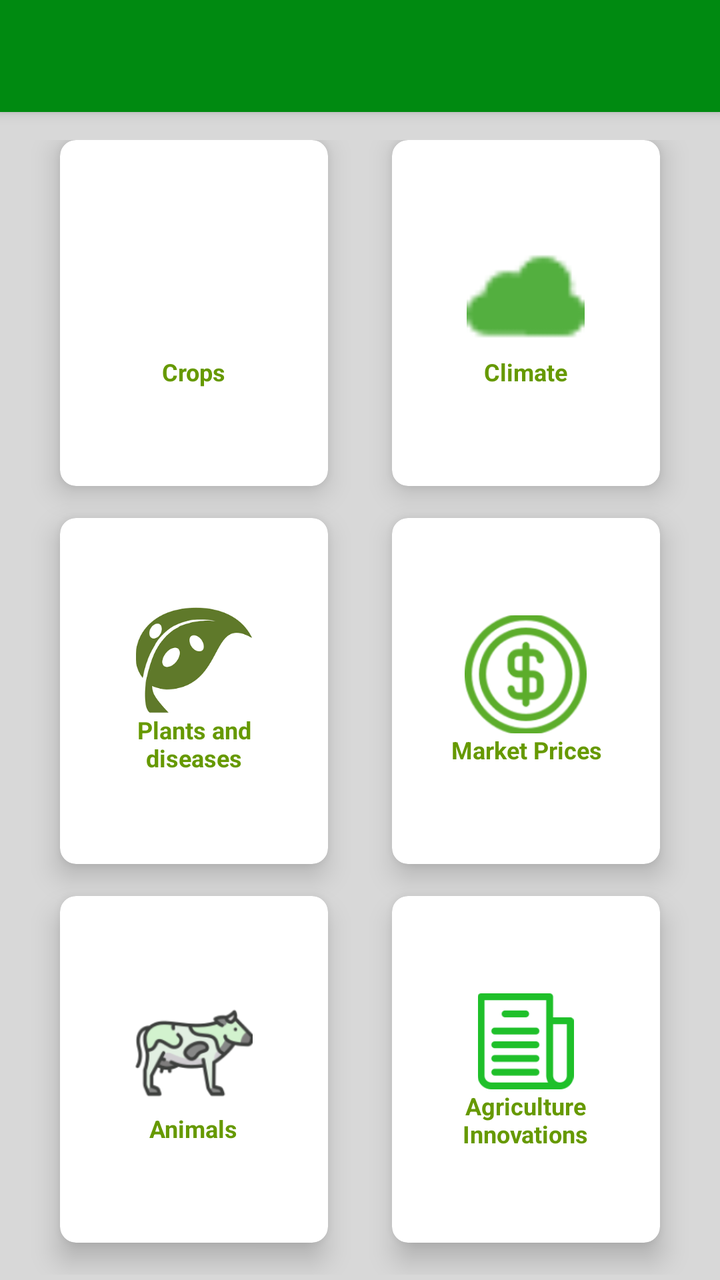
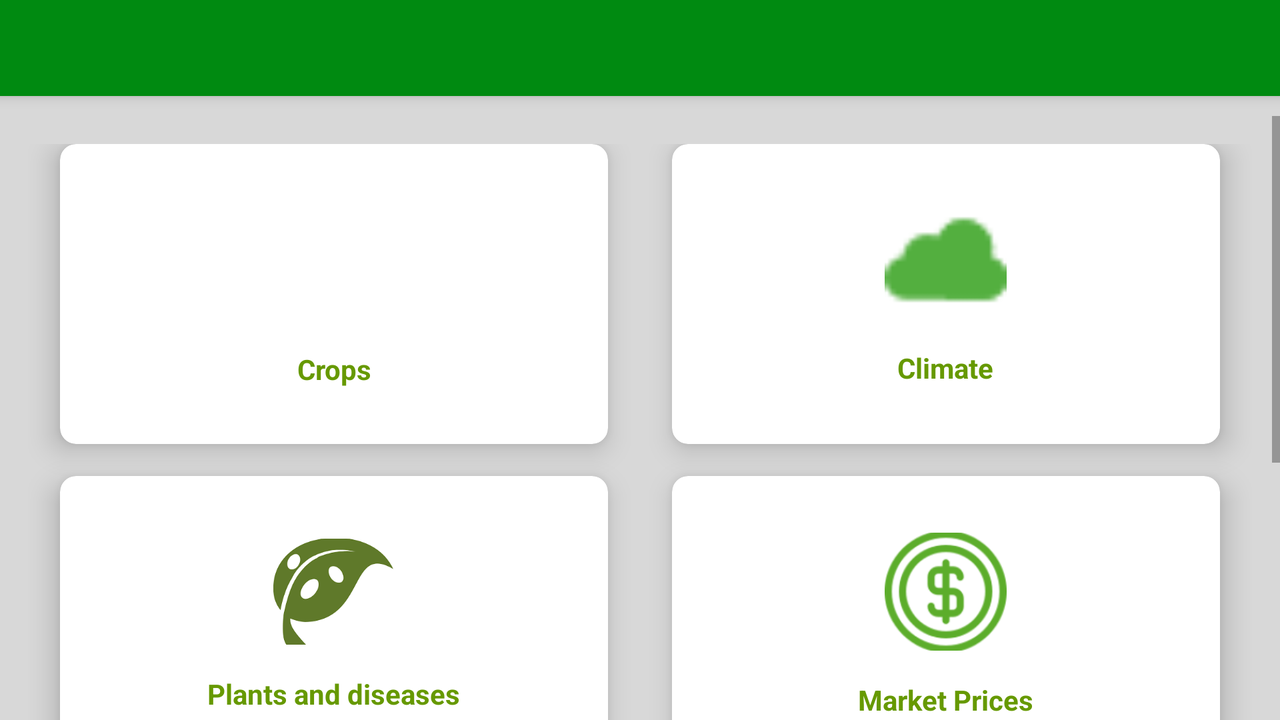

The same Android screen from two of the app's own layout files: first res/layout/ as a phone draws it, then the repository's variant for another configuration, drawn on a device whose configuration selects that folder. Both files follow.
<!-- AndroidManifest.xml: application theme AppTheme -->
<!-- res/layout/home_layout.xml -->
<?xml version="1.0" encoding="utf-8"?>
<LinearLayout xmlns:android="http://schemas.android.com/apk/res/android"
    android:layout_width="match_parent"
    android:layout_height="match_parent"
    xmlns:app="http://schemas.android.com/apk/res-auto"
    android:orientation="vertical"
    android:weightSum="10"
    android:background="#D8D8D8">

    <include
        layout="@layout/main_toolbar"/>

    <GridLayout
        android:id="@+id/mainGrid"
        android:layout_width="match_parent"
        android:layout_height="match_parent"
        android:layout_weight="8"
        android:alignmentMode="alignMargins"
        android:columnCount="2"
        android:padding="14dp"
        android:rowCount="3">
        
        <android.support.v7.widget.CardView
            android:layout_width="0dp"
            android:layout_height="0dp"
            android:layout_rowWeight="1"
            android:layout_columnWeight="1"
            android:layout_marginLeft="16dp"
            android:layout_marginRight="16dp"
            android:layout_marginBottom="16dp"
            app:cardCornerRadius="8dp"
            app:cardElevation="8dp"
            android:id="@+id/cropId">0dp

            <LinearLayout
                android:layout_width="wrap_content"
                android:layout_height="wrap_content"
                android:layout_gravity="center_horizontal|center_vertical"
                android:layout_margin="16dp"
                android:orientation="vertical">

                <ImageView
                    android:layout_width="61dp"
                    android:layout_height="59dp"
                    android:layout_gravity="center_horizontal"
                    android:src="@drawable/vegetale" />

        layout="@layout/ma
                <TextView
                    android:layout_width="wrap_content"
                    android:layout_height="wrap_content"
                    android:text="@string/vegetale"
                    android:textAlignment="center"
                    android:layout_gravity="center_horizontal"
                    android:textColor="@android:color/holo_green_dark"
                    android:textSize="12sp"
                    android:textStyle="bold" />
            </LinearLayout>
        </android.support.v7.widget.CardView>
        <android.support.v7.widget.CardView
            android:layout_width="0dp"
            android:layout_height="0dp"
            android:layout_rowWeight="1"
            android:layout_columnWeight="1"
            android:layout_marginLeft="16dp"
            android:layout_marginRight="16dp"
            android:layout_marginBottom="16dp"
            app:cardCornerRadius="8dp"
            app:cardElevation="8dp"
            android:id="@+id/action_weather">

            <LinearLayout
                android:layout_width="wrap_content"
                android:layout_height="wrap_content"
                android:layout_gravity="center_horizontal|center_vertical"
                android:layout_margin="16dp"
                android:orientation="vertical">

                <ImageView
                    android:layout_width="61dp"
                    android:layout_height="59dp"
                    android:layout_gravity="center_horizontal"
                    android:src="@drawable/climate" />

                <TextView
                    android:layout_width="wrap_content"
                    android:layout_height="wrap_content"
                    android:text="@string/climate"
                    android:textAlignment="center"
                    android:layout_gravity="center_horizontal"
                    android:textColor="@android:color/holo_green_dark"
                    android:textSize="12sp"
                    android:textStyle="bold" />
            </LinearLayout>
        </android.support.v7.widget.CardView>
        <android.support.v7.widget.CardView
            android:layout_width="0dp"
            android:layout_height="0dp"
            android:layout_rowWeight="1"
            android:layout_columnWeight="1"
            android:layout_marginLeft="16dp"
            android:layout_marginRight="16dp"
            android:layout_marginBottom="16dp"
            app:cardCornerRadius="8dp"
            app:cardElevation="8dp">

            <LinearLayout
                android:layout_width="wrap_content"
                android:layout_height="wrap_content"
                android:layout_gravity="center_horizontal|center_vertical"
                android:layout_margin="16dp"
                android:orientation="vertical">

                <ImageView
                    android:layout_width="60dp"
                    android:layout_height="53dp"
                    android:layout_gravity="center_horizontal"
                    android:src="@drawable/disease" />

                <TextView
                    android:layout_width="wrap_content"
                    android:layout_height="wrap_content"
                    android:text="@string/diseases"
                    android:textAlignment="center"
                    android:layout_gravity="center_horizontal"
                    android:textColor="@android:color/holo_green_dark"
                    android:textSize="12sp"
                    android:textStyle="bold" />
            </LinearLayout>
        </android.support.v7.widget.CardView>
        <android.support.v7.widget.CardView
            android:layout_width="0dp"
            android:layout_height="0dp"
            android:layout_rowWeight="1"
            android:layout_columnWeight="1"
            android:layout_marginLeft="16dp"
            android:layout_marginRight="16dp"
            android:layout_marginBottom="16dp"
            app:cardCornerRadius="8dp"
            app:cardElevation="8dp">

            <LinearLayout
                android:layout_width="wrap_content"
                android:layout_height="wrap_content"
                android:layout_gravity="center_horizontal|center_vertical"
                android:layout_margin="16dp"
                android:orientation="vertical">

                <ImageView
                    android:layout_width="61dp"
                    android:layout_height="59dp"
                    android:layout_gravity="center_horizontal"
                    android:src="@drawable/price"
                    android:scaleType="centerCrop"/>

                <TextView
                    android:layout_width="wrap_content"
                    android:layout_height="wrap_content"
                    android:text="@string/marketPrice"
                    android:textAlignment="center"
                    android:layout_gravity="center_horizontal"
                    android:textColor="@android:color/holo_green_dark"
                    android:textSize="12sp"
                    android:textStyle="bold" />
            </LinearLayout>
        </android.support.v7.widget.CardView>
        <android.support.v7.widget.CardView
            android:layout_width="0dp"
            android:layout_height="0dp"
            android:layout_rowWeight="1"
            android:layout_columnWeight="1"
            android:layout_marginLeft="16dp"
            android:layout_marginRight="16dp"
            android:layout_marginBottom="16dp"
            app:cardCornerRadius="8dp"
            app:cardElevation="8dp">

            <LinearLayout
                android:layout_width="wrap_content"
                android:layout_height="wrap_content"
                android:layout_gravity="center_horizontal|center_vertical"
                android:layout_margin="16dp"
                android:orientation="vertical">

                <ImageView
                    android:layout_width="61dp"
                    android:layout_height="59dp"
                    android:layout_gravity="center_horizontal"
                    android:src="@drawable/animal" />

                <TextView
                    android:layout_width="wrap_content"
                    android:layout_height="wrap_content"
                    android:text="@string/animal"
                    android:textAlignment="center"
                    android:layout_gravity="center_horizontal"
                    android:textColor="@android:color/holo_green_dark"
                    android:textSize="12sp"
                    android:textStyle="bold" />
            </LinearLayout>
        </android.support.v7.widget.CardView>
        <android.support.v7.widget.CardView
            android:layout_width="0dp"
            android:layout_height="0dp"
            android:layout_rowWeight="1"
            android:layout_columnWeight="1"
            android:layout_marginLeft="16dp"
            android:layout_marginRight="16dp"
            android:layout_marginBottom="16dp"
            app:cardCornerRadius="8dp"
            app:cardElevation="8dp">

            <LinearLayout
                android:layout_width="111dp"
                android:layout_height="76dp"
                android:layout_gravity="center_horizontal|center_vertical"
                android:layout_margin="16dp"
                android:orientation="vertical">

                <ImageView
                    android:layout_width="49dp"
                    android:layout_height="48dp"
                    android:layout_gravity="center_horizontal"
                    android:src="@drawable/articles" />

                <TextView
                    android:layout_width="wrap_content"
                    android:layout_height="wrap_content"
                    android:layout_gravity="center_horizontal"
                    android:text="@string/innovations"
                    android:textAlignment="center"
                    android:textColor="@android:color/holo_green_dark"
                    android:textSize="12sp"
                    android:textStyle="bold" />
            </LinearLayout>
        </android.support.v7.widget.CardView>


    </GridLayout>
</LinearLayout>
<!-- res/layout/main_toolbar.xml (included above) -->
<?xml version="1.0" encoding="utf-8"?>
<android.support.v7.widget.Toolbar xmlns:android="http://schemas.android.com/apk/res/android"
    android:layout_width="match_parent"
    android:layout_height="?attr/actionBarSize"
    android:elevation="4dp"
    android:background="@color/colorPrimary"
    android:theme="@style/ThemeOverlay.AppCompat.Dark.ActionBar"
    android:id="@+id/main_toolbar">

</android.support.v7.widget.Toolbar>
<!-- resources referenced by this layout -->
<resources>
  <color name="colorPrimary">#FF008A11</color>
  <!-- drawable animal: png bitmap (drawable, 12654 bytes) -->
  <!-- drawable articles: png bitmap (drawable, 1866 bytes) -->
  <!-- drawable climate: png bitmap (drawable, 701 bytes) -->
  <!-- drawable disease: png bitmap (drawable, 4022 bytes) -->
  <!-- drawable price: png bitmap (drawable, 13052 bytes) -->
  <string name="animal">Animals</string>
  <string name="climate">Climate</string>
  <string name="diseases">Plants and diseases</string>
  <string name="innovations">Agriculture Innovations</string>
  <string name="marketPrice">Market Prices</string>
  <string name="vegetale">Crops</string>
  <style name="AppTheme" parent="Theme.AppCompat.Light.NoActionBar">
          
          <item name="colorPrimary">@color/colorPrimary</item>
          <item name="colorPrimaryDark">@color/colorPrimaryDark</item>
          <item name="colorAccent">@color/colorAccent</item>
      </style>
  <color name="colorPrimaryDark">#001800</color>
  <color name="colorAccent">#396343</color>
</resources>
<!-- res/layout-land/home_layout.xml (the repository's variant of the layout above) -->
<!-- drawn on the phone turned sideways -->
<?xml version="1.0" encoding="utf-8"?>
<LinearLayout xmlns:android="http://schemas.android.com/apk/res/android"
    android:layout_width="match_parent"
    android:layout_height="match_parent"
    xmlns:app="http://schemas.android.com/apk/res-auto"
    android:orientation="vertical"
    android:weightSum="10"
    android:background="#D8D8D8">

    <include
        layout="@layout/main_toolbar"/>

    <ScrollView
        android:layout_width="match_parent"
        android:layout_height="match_parent"
        android:layout_marginTop="10dp">
        <GridLayout
            android:id="@+id/mainGrid"
            android:layout_width="match_parent"
            android:layout_height="match_parent"
            android:layout_weight="8"
            android:alignmentMode="alignMargins"
            android:columnCount="2"
            android:padding="14dp"
            android:rowCount="3">
            
            <android.support.v7.widget.CardView
                android:layout_width="40dp"
                android:layout_height="150dp"
                android:layout_rowWeight="1"
                android:layout_columnWeight="1"
                android:layout_marginLeft="16dp"
                android:layout_marginRight="16dp"
                android:layout_marginBottom="16dp"
                android:foreground="?attr/selectableItemBackground"
                android:clickable="true"
                app:cardCornerRadius="8dp"
                app:cardElevation="8dp"
                android:id="@+id/cropId"
                android:background="@drawable/ripple_effect">

                <LinearLayout
                    android:layout_width="wrap_content"
                    android:layout_height="wrap_content"
                    android:layout_gravity="center_horizontal|center_vertical"
                    android:layout_margin="16dp"
                    android:orientation="vertical">

                    <ImageView
                        android:layout_width="80dp"
                        android:layout_height="60dp"
                        android:scaleType="centerCrop"
                        android:layout_gravity="center"
                        android:src="@drawable/vegetale" />

                    <TextView
                        android:layout_width="wrap_content"
                        android:layout_height="wrap_content"
                        android:layout_marginTop="15dp"
                        android:textSize="14dp"
                        android:text="@string/vegetale"
                        android:textAlignment="center"
                        android:layout_gravity="center_horizontal"
                        android:textColor="@android:color/holo_green_dark"
                        android:textStyle="bold" />
                </LinearLayout>
            </android.support.v7.widget.CardView>
            <android.support.v7.widget.CardView
                android:layout_width="40dp"
                android:layout_height="150dp"
                android:layout_rowWeight="1"
                android:layout_columnWeight="1"
                android:layout_marginLeft="16dp"
                android:layout_marginRight="16dp"
                android:layout_marginBottom="16dp"
                android:foreground="?attr/selectableItemBackground"
                android:clickable="true"
                app:cardCornerRadius="8dp"
                app:cardElevation="8dp"
                android:id="@+id/action_weather"
                android:background="@drawable/ripple_effect">

                <LinearLayout
                    android:layout_width="wrap_content"
                    android:layout_height="wrap_content"
                    android:layout_gravity="center_horizontal|center_vertical"
                    android:layout_margin="16dp"
                    android:orientation="vertical">

                    <ImageView
                        android:layout_width="61dp"
                        android:layout_height="59dp"
                        android:scaleType="centerCrop"
                        android:layout_gravity="center"
                        android:src="@drawable/climate" />

                    <TextView
                        android:layout_width="wrap_content"
                        android:layout_height="wrap_content"
                        android:text="@string/climate"
                        android:textAlignment="center"
                        android:layout_gravity="center_horizontal"
                        android:textColor="@android:color/holo_green_dark"
                        android:layout_marginTop="15dp"
                        android:textSize="14dp"
                        android:textStyle="bold" />
                </LinearLayout>
            </android.support.v7.widget.CardView>
            <android.support.v7.widget.CardView
                android:layout_width="40dp"
                android:layout_height="150dp"
                android:layout_rowWeight="1"
                android:layout_columnWeight="1"
                android:layout_marginLeft="16dp"
                android:layout_marginRight="16dp"
                android:layout_marginBottom="16dp"
                android:foreground="?attr/selectableItemBackground"
                android:clickable="true"
                app:cardCornerRadius="8dp"
                app:cardElevation="8dp">

                <LinearLayout
                    android:layout_width="wrap_content"
                    android:layout_height="wrap_content"
                    android:layout_gravity="center_horizontal|center_vertical"
                    android:layout_margin="16dp"
                    android:orientation="vertical">

                    <ImageView
                        android:layout_width="60dp"
                        android:layout_height="53dp"
                        android:scaleType="centerCrop"
                        android:layout_gravity="center"
                        android:src="@drawable/disease" />

                    <TextView
                        android:layout_width="wrap_content"
                        android:layout_height="wrap_content"
                        android:text="@string/diseases"
                        android:textAlignment="center"
                        android:layout_gravity="center_horizontal"
                        android:textColor="@android:color/holo_green_dark"
                        android:layout_marginTop="15dp"
                        android:textSize="14dp"
                        android:textStyle="bold" />
                </LinearLayout>
            </android.support.v7.widget.CardView>
            <android.support.v7.widget.CardView
                android:layout_width="40dp"
                android:layout_height="150dp"
                android:layout_rowWeight="1"
                android:layout_columnWeight="1"
                android:layout_marginLeft="16dp"
                android:layout_marginRight="16dp"
                android:layout_marginBottom="16dp"
                android:foreground="?attr/selectableItemBackground"
                android:clickable="true"
                app:cardCornerRadius="8dp"
                app:cardElevation="8dp">

                <LinearLayout
                    android:layout_width="wrap_content"
                    android:layout_height="wrap_content"
                    android:layout_gravity="center_horizontal|center_vertical"
                    android:layout_margin="16dp"
                    android:orientation="vertical">

                    <ImageView
                        android:layout_width="61dp"
                        android:layout_height="59dp"
                        android:layout_gravity="center"
                        android:src="@drawable/price"
                        android:scaleType="centerCrop"/>

                    <TextView
                        android:layout_width="wrap_content"
                        android:layout_height="wrap_content"
                        android:text="@string/marketPrice"
                        android:textAlignment="center"
                        android:layout_gravity="center_horizontal"
                        android:textColor="@android:color/holo_green_dark"
                        android:layout_marginTop="15dp"
                        android:textSize="14dp"
                        android:textStyle="bold" />
                </LinearLayout>
            </android.support.v7.widget.CardView>
            <android.support.v7.widget.CardView
                android:layout_width="40dp"
                android:layout_height="150dp"
                android:layout_rowWeight="1"
                android:layout_columnWeight="1"
                android:layout_marginLeft="16dp"
                android:layout_marginRight="16dp"
                android:layout_marginBottom="16dp"
                android:foreground="?attr/selectableItemBackground"
                android:clickable="true"
                app:cardCornerRadius="8dp"
                app:cardElevation="8dp">

                <LinearLayout
                    android:layout_width="wrap_content"
                    android:layout_height="wrap_content"
                    android:layout_gravity="center_horizontal|center_vertical"
                    android:layout_margin="16dp"
                    android:orientation="vertical">

                    <ImageView
                        android:layout_width="61dp"
                        android:layout_height="59dp"
                        android:scaleType="centerCrop"
                        android:layout_gravity="center"
                        android:src="@drawable/animal" />

                    <TextView
                        android:layout_width="wrap_content"
                        android:layout_height="wrap_content"
                        android:text="@string/animal"
                        android:textAlignment="center"
                        android:layout_gravity="center_horizontal"
                        android:textColor="@android:color/holo_green_dark"
                        android:layout_marginTop="15dp"
                        android:textSize="14dp"
                        android:textStyle="bold" />
                </LinearLayout>
            </android.support.v7.widget.CardView>
            <android.support.v7.widget.CardView
                android:layout_width="40dp"
                android:layout_height="150dp"
                android:layout_rowWeight="1"
                android:layout_columnWeight="1"
                android:layout_marginLeft="16dp"
                android:layout_marginRight="16dp"
                android:layout_marginBottom="16dp"
                android:foreground="?attr/selectableItemBackground"
                android:clickable="true"
                app:cardCornerRadius="8dp"
                app:cardElevation="8dp">
                <LinearLayout
                    android:layout_width="wrap_content"
                    android:layout_height="wrap_content"
                    android:layout_gravity="center_horizontal|center_vertical"
                    android:layout_margin="16dp"
                    android:orientation="vertical">

                    <ImageView
                        android:layout_width="49dp"
                        android:layout_height="48dp"
                        android:scaleType="centerCrop"
                        android:layout_gravity="center"
                        android:src="@drawable/articles" />

                    <TextView
                        android:layout_width="wrap_content"
                        android:layout_height="wrap_content"
                        android:layout_gravity="center_horizontal"
                        android:text="@string/innovations"
                        android:textAlignment="center"
                        android:textColor="@android:color/holo_green_dark"
                        android:layout_marginTop="15dp"
                        android:textSize="14dp"
                        android:textStyle="bold" />
                </LinearLayout>
            </android.support.v7.widget.CardView>


        </GridLayout>
    </ScrollView>
</LinearLayout>
<!-- resources referenced by the variant -->
<!-- as the phone turned sideways resolves them -->
<resources>
  <color name="colorPrimary">#FF008A11</color>
  <!-- drawable animal: png bitmap (drawable, 12654 bytes) -->
  <!-- drawable articles: png bitmap (drawable, 1866 bytes) -->
  <!-- drawable climate: png bitmap (drawable, 701 bytes) -->
  <!-- drawable disease: png bitmap (drawable, 4022 bytes) -->
  <!-- drawable price: png bitmap (drawable, 13052 bytes) -->
  <!-- drawable ripple_effect (drawable) -->
  <?xml version="1.0" encoding="utf-8"?>
  <selector xmlns:android="http://schemas.android.com/apk/res/android">
      <item android:state_pressed="true">
          <shape android:shape="rectangle">
              <corners android:radius="3dp" />
              <solid android:color="#BFC4BE" />
          </shape>
      </item>
      <item android:state_focused="true">
          <shape android:shape="rectangle">
              <padding android:padding="1dp" />
              <corners android:radius="5dp" />
              <solid android:color="#BFC4BE" />
          </shape>
      </item>
      <item>
          <shape android:shape="rectangle">
              <padding android:padding="1dp" />
              <corners android:radius="5dp" />
              <solid android:color="#fff" />
          </shape>
      </item>
  </selector>
  <string name="animal">Animals</string>
  <string name="climate">Climate</string>
  <string name="diseases">Plants and diseases</string>
  <string name="innovations">Agriculture Innovations</string>
  <string name="marketPrice">Market Prices</string>
  <string name="vegetale">Crops</string>
  <style name="AppTheme" parent="Theme.AppCompat.Light.NoActionBar">
          
          <item name="colorPrimary">@color/colorPrimary</item>
          <item name="colorPrimaryDark">@color/colorPrimaryDark</item>
          <item name="colorAccent">@color/colorAccent</item>
      </style>
  <color name="colorPrimaryDark">#001800</color>
  <color name="colorAccent">#396343</color>
</resources>
